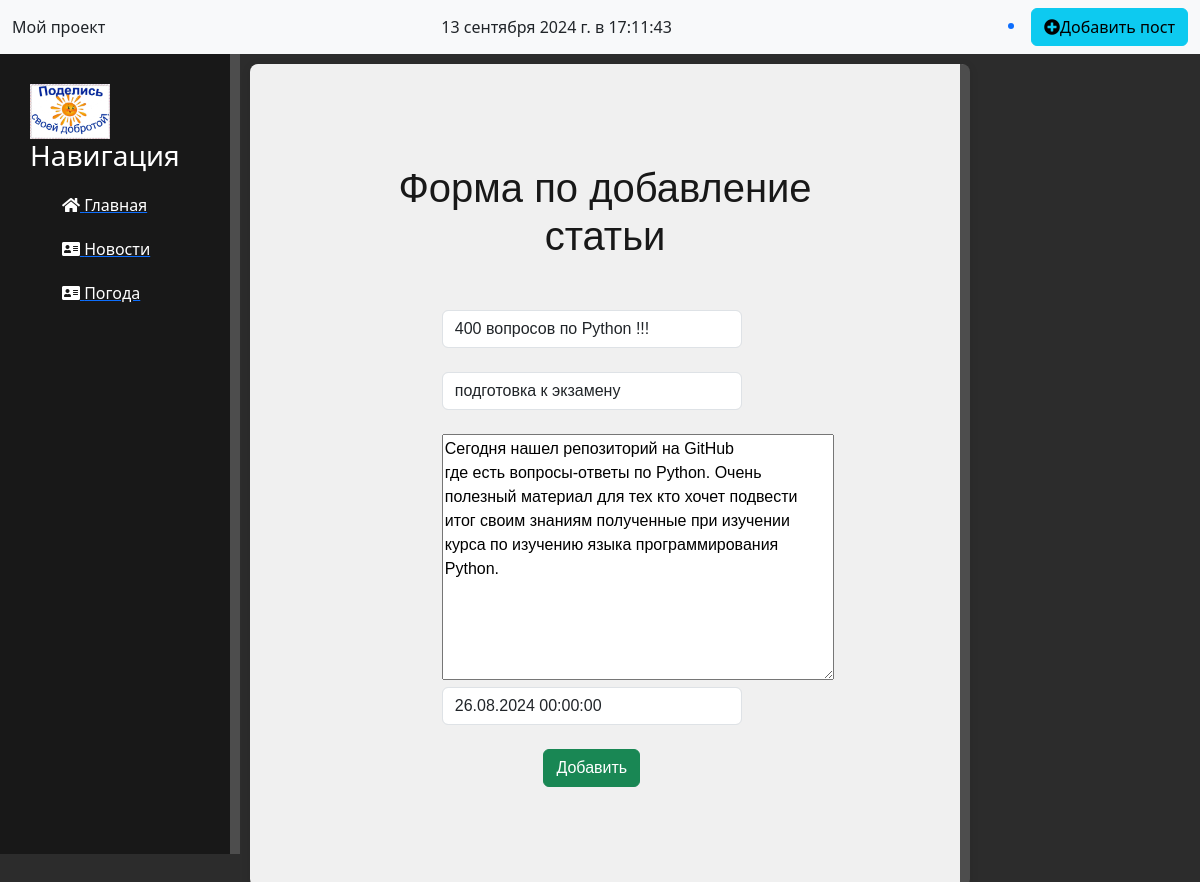
The page /news/2/update on the database its author committed.
### news/models.py (models this page shows, shortened)
class Articles(models.Model):
    objects = None
    title = models.CharField('Название', max_length=50)
    anons = models.CharField('Анонс', max_length=250)
    full_text = models.TextField('Статья')
    date = models.DateTimeField('Дата публикации')
    class Meta:
        verbose_name = 'Новость'
        verbose_name_plural = 'Новости'

### news/views.py (the view)
# urls.py: path('<int:pk>/update', views.NewsUpdateView.as_view(), name='news-update'),
class NewsUpdateView(UpdateView):
    model = Articles
    template_name = 'news/create.html'
    form_class = ArticlesForms

### news/forms.py
class ArticlesForms(ModelForm):
    class Meta:
        model = Articles
        fields = ['title', 'anons', 'full_text', 'date']
        widgets = {
            "title": TextInput(attrs={
                'class': 'form-control',
                'placeholder': 'Название статьи'
            }),
            "anons": TextInput(attrs={
                'class': 'form-control',
                'placeholder': 'Анонс статьи'
            }),
            "date": DateTimeInput(attrs={
                'class': 'form-control',
                'placeholder': 'Дата публикации'
            }),
            "full-text": Textarea(attrs={
                'class': 'form-control',
                'placeholder': 'Текст статьи'
            })
        }

### news/templates/news/create.html (shortened to what this page needs)
{% extends 'main/layout.html' %}
{% block content %}
<div class="features">
    <h1>Форма по добавление статьи</h1>
        <form method="post">
            {{ form.title }}<br>
            {{ form.anons }}<br>
            {{ form.full_text }}<br>
            {{ form.date }}<br>
            <button class="btn btn-success" type="submit">Добавить</button>
        </form>
</div>
{% endblock %}

### main/static/main/css/main.css (style rules this page uses)
html { scroll-behavior: smooth; }
body { background: #2c2c2c; height: 100%; margin: 0; }
main .features { background-color: #f0f0f0; padding: 100px; margin: 10px; border-radius: 8px; box-shadow: 0 2px 10px rgba(0, 0, 0, 0.1); font-family: Arial, sans-serif; float: left; color: #181818; text-align: center; width: 60%; height: 100%; align-items: center; justify-content: center; border-right: 10px solid #4d4d4d; }
form { margin-left: 18%; width: 300px; margin-top: 50px; text-align: center; }

### rows shown on the page
Articles: title "400 вопросов по Python !!!", anons "подготовка к экзамену", full_text "Сегодня нашел репозиторий на GitHub где есть вопросы-ответы по Python. Очень полезный материал для тех кто хочет подвести итог своим знаниям полученные при изучении курса по изучению языка программирования Python.", date "26.08.2024 00:00:00"
